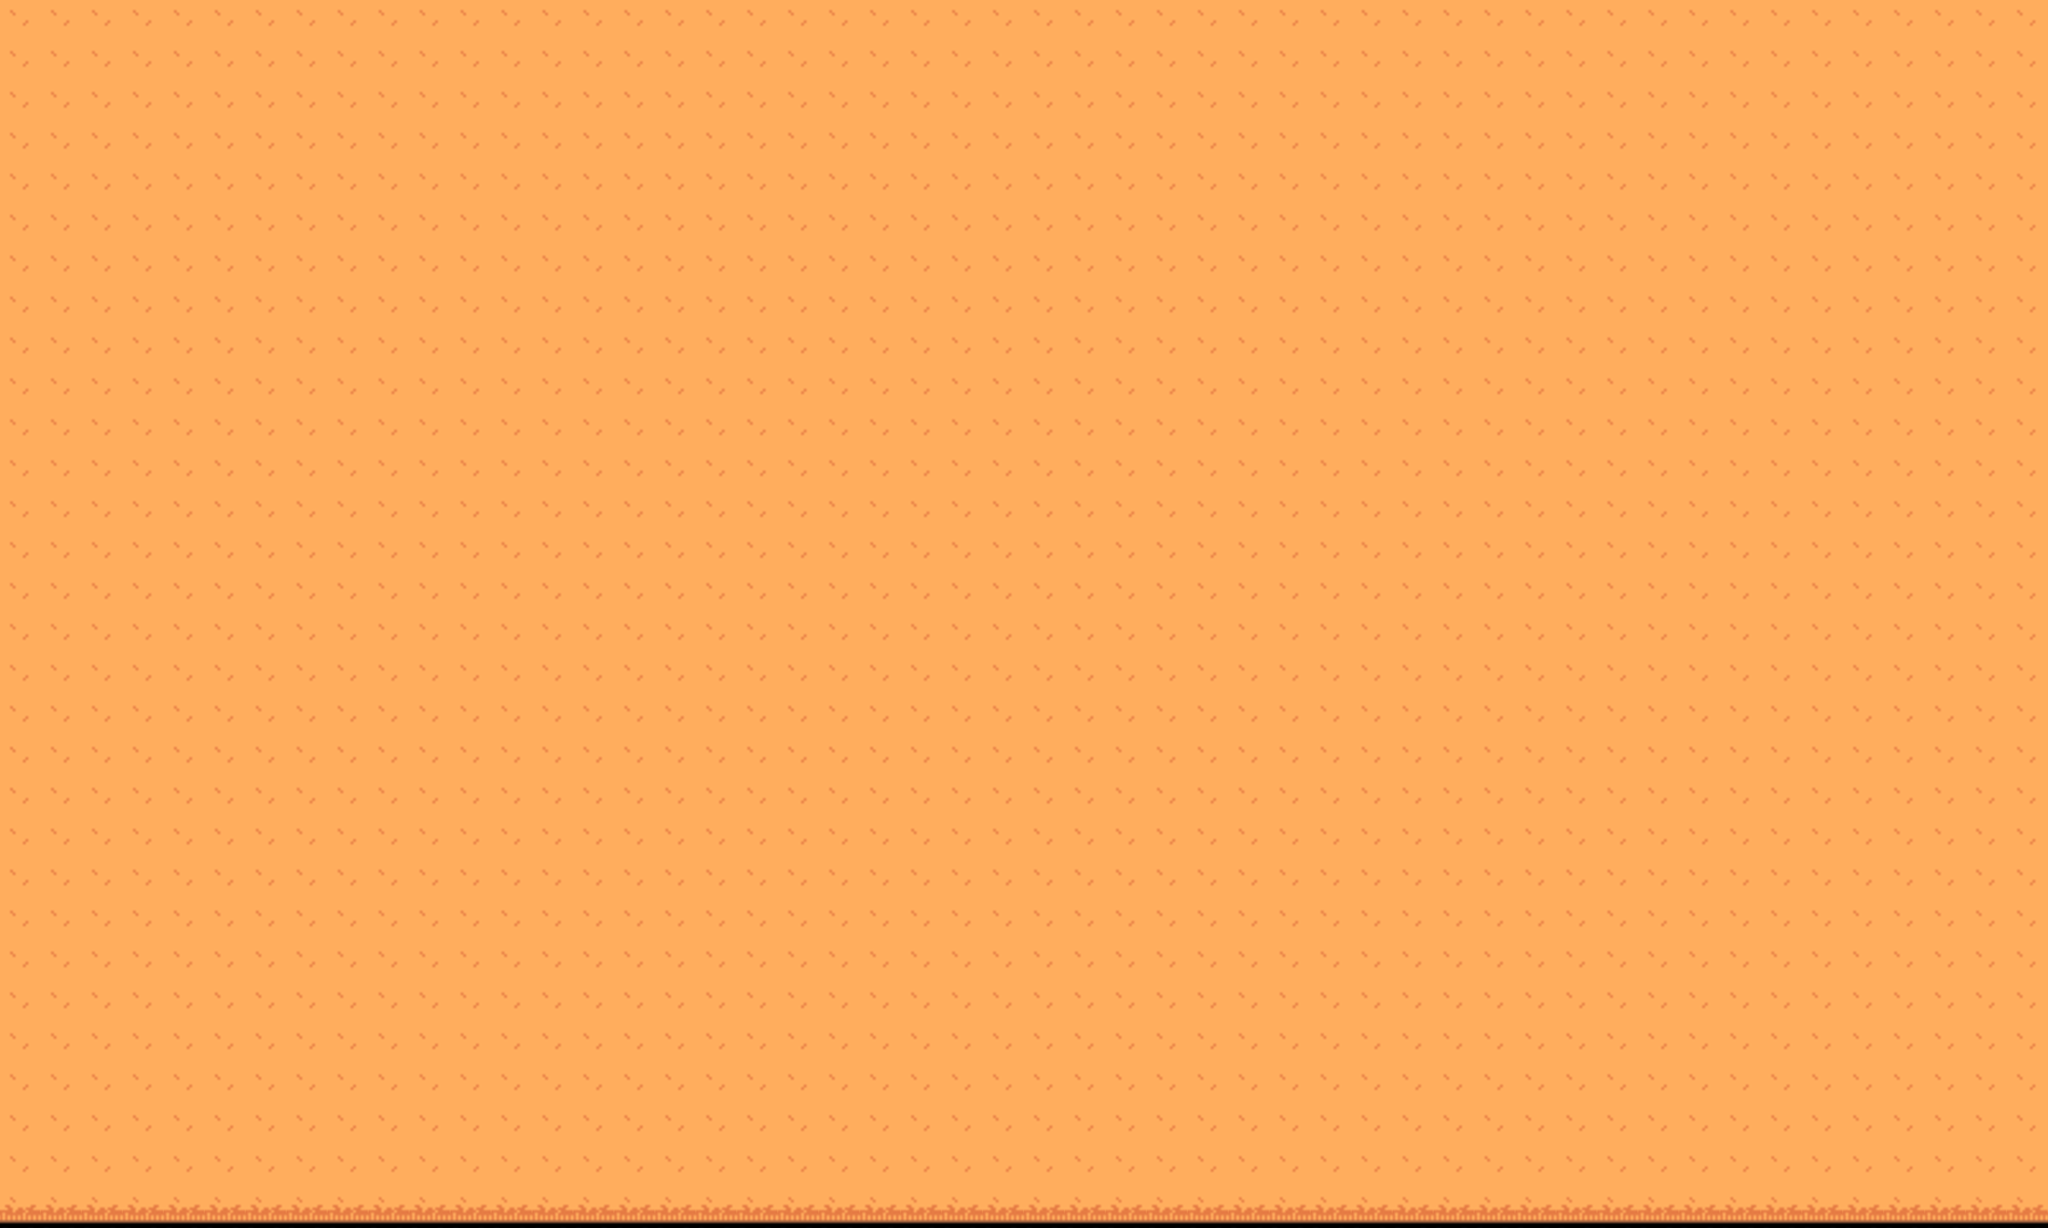

This is a level from a 2D game, rendered from its Tiled map with the project's own tilesets. A one-line summary and the complete map file follow:
An orthogonal 50x30 tile map with 64x64 px tiles, 2 tile layers (Ground, Object) and 5 objects (4x wall, player).

<map version="1.10" tiledversion="1.11.0" orientation="orthogonal" renderorder="right-down" width="50" height="30" tilewidth="64" tileheight="64" infinite="0" nextlayerid="4" nextobjectid="15">
 <tileset firstgid="1" source="../img/tileset/TilesetField.tsx" />
 <layer id="1" name="Ground" width="50" height="30">
  <data encoding="csv">
7,7,7,7,7,7,7,7,7,7,7,7,7,7,7,7,7,7,7,7,7,7,7,7,7,7,7,7,7,7,7,7,7,7,7,7,7,7,7,7,7,7,7,7,7,7,7,7,7,7,
7,7,7,7,7,7,7,7,7,7,7,7,7,7,7,7,7,7,7,7,7,7,7,7,7,7,7,7,7,7,7,7,7,7,7,7,7,7,7,7,7,7,7,7,7,7,7,7,7,7,
7,7,7,7,7,7,7,7,7,7,7,7,7,7,7,7,7,7,7,7,7,7,7,7,7,7,7,7,7,7,7,7,7,7,7,7,7,7,7,7,7,7,7,7,7,7,7,7,7,7,
7,7,7,7,7,7,7,7,7,7,7,7,7,7,7,7,7,7,7,7,7,7,7,7,7,7,7,7,7,7,7,7,7,7,7,7,7,7,7,7,7,7,7,7,7,7,7,7,7,7,
7,7,7,7,7,7,7,7,7,7,7,7,7,7,7,7,7,7,7,7,7,7,7,7,7,7,7,7,7,7,7,7,7,7,7,7,7,7,7,7,7,7,7,7,7,7,7,7,7,7,
7,7,7,7,7,7,7,7,7,7,7,7,7,7,7,7,7,7,7,7,7,7,7,7,7,7,7,7,7,7,7,7,7,7,7,7,7,7,7,7,7,7,7,7,7,7,7,7,7,7,
7,7,7,7,7,7,7,7,7,7,7,7,7,7,7,7,7,7,7,7,7,7,7,7,7,7,7,7,7,7,7,7,7,7,7,7,7,7,7,7,7,7,7,7,7,7,7,7,7,7,
7,7,7,7,7,7,7,7,7,7,7,7,7,7,7,7,7,7,7,7,7,7,7,7,7,7,7,7,7,7,7,7,7,7,7,7,7,7,7,7,7,7,7,7,7,7,7,7,7,7,
7,7,7,7,7,7,7,7,7,7,7,7,7,7,7,7,7,7,7,7,7,7,7,7,7,7,7,7,7,7,7,7,7,7,7,7,7,7,7,7,7,7,7,7,7,7,7,7,7,7,
7,7,7,7,7,7,7,7,7,7,7,7,7,7,7,7,7,7,7,7,7,7,7,7,7,7,7,7,7,7,7,7,7,7,7,7,7,7,7,7,7,7,7,7,7,7,7,7,7,7,
7,7,7,7,7,7,7,7,7,7,7,7,7,7,7,7,7,7,7,7,7,7,7,7,7,7,7,7,7,7,7,7,7,7,7,7,7,7,7,7,7,7,7,7,7,7,7,7,7,7,
7,7,7,7,7,7,7,7,7,7,7,7,7,7,7,7,7,7,7,7,7,7,7,7,7,7,7,7,7,7,7,7,7,7,7,7,7,7,7,7,7,7,7,7,7,7,7,7,7,7,
7,7,7,7,7,7,7,7,7,7,7,7,7,7,7,7,7,7,7,7,7,7,7,7,7,7,7,7,7,7,7,7,7,7,7,7,7,7,7,7,7,7,7,7,7,7,7,7,7,7,
7,7,7,7,7,7,7,7,7,7,7,7,7,7,7,7,7,7,7,7,7,7,7,7,7,7,7,7,7,7,7,7,7,7,7,7,7,7,7,7,7,7,7,7,7,7,7,7,7,7,
7,7,7,7,7,7,7,7,7,7,7,7,7,7,7,7,7,7,7,7,7,7,7,7,7,7,7,7,7,7,7,7,7,7,7,7,7,7,7,7,7,7,7,7,7,7,7,7,7,7,
7,7,7,7,7,7,7,7,7,7,7,7,7,7,7,7,7,7,7,7,7,7,7,7,7,7,7,7,7,7,7,7,7,7,7,7,7,7,7,7,7,7,7,7,7,7,7,7,7,7,
7,7,7,7,7,7,7,7,7,7,7,7,7,7,7,7,7,7,7,7,7,7,7,7,7,7,7,7,7,7,7,7,7,7,7,7,7,7,7,7,7,7,7,7,7,7,7,7,7,7,
7,7,7,7,7,7,7,7,7,7,7,7,7,7,7,7,7,7,7,7,7,7,7,7,7,7,7,7,7,7,7,7,7,7,7,7,7,7,7,7,7,7,7,7,7,7,7,7,7,7,
7,7,7,7,7,7,7,7,7,7,7,7,7,7,7,7,7,7,7,7,7,7,7,7,7,7,7,7,7,7,7,7,7,7,7,7,7,7,7,7,7,7,7,7,7,7,7,7,7,7,
7,7,7,7,7,7,7,7,7,7,7,7,7,7,7,7,7,7,7,7,7,7,7,7,7,7,7,7,7,7,7,7,7,7,7,7,7,7,7,7,7,7,7,7,7,7,7,7,7,7,
7,7,7,7,7,7,7,7,7,7,7,7,7,7,7,7,7,7,7,7,7,7,7,7,7,7,7,7,7,7,7,7,7,7,7,7,7,7,7,7,7,7,7,7,7,7,7,7,7,7,
7,7,7,7,7,7,7,7,7,7,7,7,7,7,7,7,7,7,7,7,7,7,7,7,7,7,7,7,7,7,7,7,7,7,7,7,7,7,7,7,7,7,7,7,7,7,7,7,7,7,
7,7,7,7,7,7,7,7,7,7,7,7,7,7,7,7,7,7,7,7,7,7,7,7,7,7,7,7,7,7,7,7,7,7,7,7,7,7,7,7,7,7,7,7,7,7,7,7,7,7,
7,7,7,7,7,7,7,7,7,7,7,7,7,7,7,7,7,7,7,7,7,7,7,7,7,7,7,7,7,7,7,7,7,7,7,7,7,7,7,7,7,7,7,7,7,7,7,7,7,7,
7,7,7,7,7,7,7,7,7,7,7,7,7,7,7,7,7,7,7,7,7,7,7,7,7,7,7,7,7,7,7,7,7,7,7,7,7,7,7,7,7,7,7,7,7,7,7,7,7,7,
7,7,7,7,7,7,7,7,7,7,7,7,7,7,7,7,7,7,7,7,7,7,7,7,7,7,7,7,7,7,7,7,7,7,7,7,7,7,7,7,7,7,7,7,7,7,7,7,7,7,
7,7,7,7,7,7,7,7,7,7,7,7,7,7,7,7,7,7,7,7,7,7,7,7,7,7,7,7,7,7,7,7,7,7,7,7,7,7,7,7,7,7,7,7,7,7,7,7,7,7,
7,7,7,7,7,7,7,7,7,7,7,7,7,7,7,7,7,7,7,7,7,7,7,7,7,7,7,7,7,7,7,7,7,7,7,7,7,7,7,7,7,7,7,7,7,7,7,7,7,7,
7,7,7,7,7,7,7,7,7,7,7,7,7,7,7,7,7,7,7,7,7,7,7,7,7,7,7,7,7,7,7,7,7,7,7,7,7,7,7,7,7,7,7,7,7,7,7,7,7,7,
12,12,12,12,12,12,12,12,12,12,12,12,12,12,12,12,12,12,12,12,12,12,12,12,12,12,12,12,12,12,12,12,12,12,12,12,12,12,12,12,12,12,12,12,12,12,12,12,12,12
</data>
 </layer>
 <layer id="2" name="Object" width="50" height="30">
  <data encoding="csv">
0,0,0,0,0,0,0,0,0,0,0,0,0,0,0,0,0,0,0,0,0,0,0,0,0,0,0,0,0,0,0,0,0,0,0,0,0,0,0,0,0,0,0,0,0,0,0,0,0,0,
0,0,0,0,0,0,0,0,0,0,0,0,0,0,0,0,0,0,0,0,0,0,0,0,0,0,0,0,0,0,0,0,0,0,0,0,0,0,0,0,0,0,0,0,0,0,0,0,0,0,
0,0,0,0,0,0,0,0,0,0,0,0,0,0,0,0,0,0,0,0,0,0,0,0,0,0,0,0,0,0,0,0,0,0,0,0,0,0,0,0,0,0,0,0,0,0,0,0,0,0,
0,0,0,0,0,0,0,0,0,0,0,0,0,0,0,0,0,0,0,0,0,0,0,0,0,0,0,0,0,0,0,0,0,0,0,0,0,0,0,0,0,0,0,0,0,0,0,0,0,0,
0,0,0,0,0,0,0,0,0,0,0,0,0,0,0,0,0,0,0,0,0,0,0,0,0,0,0,0,0,0,0,0,0,0,0,0,0,0,0,0,0,0,0,0,0,0,0,0,0,0,
0,0,0,0,0,0,0,0,0,0,0,0,0,0,0,0,0,0,0,0,0,0,0,0,0,0,0,0,0,0,0,0,0,0,0,0,0,0,0,0,0,0,0,0,0,0,0,0,0,0,
0,0,0,0,0,0,0,0,0,0,0,0,0,0,0,0,0,0,0,0,0,0,0,0,0,0,0,0,0,0,0,0,0,0,0,0,0,0,0,0,0,0,0,0,0,0,0,0,0,0,
0,0,0,0,0,0,0,0,0,0,0,0,0,0,0,0,0,0,0,0,0,0,0,0,0,0,0,0,0,0,0,0,0,0,0,0,0,0,0,0,0,0,0,0,0,0,0,0,0,0,
0,0,0,0,0,0,0,0,0,0,0,0,0,0,0,0,0,0,0,0,0,0,0,0,0,0,0,0,0,0,0,0,0,0,0,0,0,0,0,0,0,0,0,0,0,0,0,0,0,0,
0,0,0,0,0,0,0,0,0,0,0,0,0,0,0,0,0,0,0,0,0,0,0,0,0,0,0,0,0,0,0,0,0,0,0,0,0,0,0,0,0,0,0,0,0,0,0,0,0,0,
0,0,0,0,0,0,0,0,0,0,0,0,0,0,0,0,0,0,0,0,0,0,0,0,0,0,0,0,0,0,0,0,0,0,0,0,0,0,0,0,0,0,0,0,0,0,0,0,0,0,
0,0,0,0,0,0,0,0,0,0,0,0,0,0,0,0,0,0,0,0,0,0,0,0,0,0,0,0,0,0,0,0,0,0,0,0,0,0,0,0,0,0,0,0,0,0,0,0,0,0,
0,0,0,0,0,0,0,0,0,0,0,0,0,0,0,0,0,0,0,0,0,0,0,0,0,0,0,0,0,0,0,0,0,0,0,0,0,0,0,0,0,0,0,0,0,0,0,0,0,0,
0,0,0,0,0,0,0,0,0,0,0,0,0,0,0,0,0,0,0,0,0,0,0,0,0,0,0,0,0,0,0,0,0,0,0,0,0,0,0,0,0,0,0,0,0,0,0,0,0,0,
0,0,0,0,0,0,0,0,0,0,0,0,0,0,0,0,0,0,0,0,0,0,0,0,0,0,0,0,0,0,0,0,0,0,0,0,0,0,0,0,0,0,0,0,0,0,0,0,0,0,
0,0,0,0,0,0,0,0,0,0,0,0,0,0,0,0,0,0,0,0,0,0,0,0,0,0,0,0,0,0,0,0,0,0,0,0,0,0,0,0,0,0,0,0,0,0,0,0,0,0,
0,0,0,0,0,0,0,0,0,0,0,0,0,0,0,0,0,0,0,0,0,0,0,0,0,0,0,0,0,0,0,0,0,0,0,0,0,0,0,0,0,0,0,0,0,0,0,0,0,0,
0,0,0,0,0,0,0,0,0,0,0,0,0,0,0,0,0,0,0,0,0,0,0,0,0,0,0,0,0,0,0,0,0,0,0,0,0,0,0,0,0,0,0,0,0,0,0,0,0,0,
0,0,0,0,0,0,0,0,0,0,0,0,0,0,0,0,0,0,0,0,0,0,0,0,0,0,0,0,0,0,0,0,0,0,0,0,0,0,0,0,0,0,0,0,0,0,0,0,0,0,
0,0,0,0,0,0,0,0,0,0,0,0,0,0,0,0,0,0,0,0,0,0,0,0,0,0,0,0,0,0,0,0,0,0,0,0,0,0,0,0,0,0,0,0,0,0,0,0,0,0,
0,0,0,0,0,0,0,0,0,0,0,0,0,0,0,0,0,0,0,0,0,0,0,0,0,0,0,0,0,0,0,0,0,0,0,0,0,0,0,0,0,0,0,0,0,0,0,0,0,0,
0,0,0,0,0,0,0,0,0,0,0,0,0,0,0,0,0,0,0,0,0,0,0,0,0,0,0,0,0,0,0,0,0,0,0,0,0,0,0,0,0,0,0,0,0,0,0,0,0,0,
0,0,0,0,0,0,0,0,0,0,0,0,0,0,0,0,0,0,0,0,0,0,0,0,0,0,0,0,0,0,0,0,0,0,0,0,0,0,0,0,0,0,0,0,0,0,0,0,0,0,
0,0,0,0,0,0,0,0,0,0,0,0,0,0,0,0,0,0,0,0,0,0,0,0,0,0,0,0,0,0,0,0,0,0,0,0,0,0,0,0,0,0,0,0,0,0,0,0,0,0,
0,0,0,0,0,0,0,0,0,0,0,0,0,0,0,0,0,0,0,0,0,0,0,0,0,0,0,0,0,0,0,0,0,0,0,0,0,0,0,0,0,0,0,0,0,0,0,0,0,0,
0,0,0,0,0,0,0,0,0,0,0,0,0,0,0,0,0,0,0,0,0,0,0,0,0,0,0,0,0,0,0,0,0,0,0,0,0,0,0,0,0,0,0,0,0,0,0,0,0,0,
0,0,0,0,0,0,0,0,0,0,0,0,0,0,0,0,0,0,0,0,0,0,0,0,0,0,0,0,0,0,0,0,0,0,0,0,0,0,0,0,0,0,0,0,0,0,0,0,0,0,
0,0,0,0,0,0,0,0,0,0,0,0,0,0,0,0,0,0,0,0,0,0,0,0,0,0,0,0,0,0,0,0,0,0,0,0,0,0,0,0,0,0,0,0,0,0,0,0,0,0,
0,0,0,0,0,0,0,0,0,0,0,0,0,0,0,0,0,0,0,0,0,0,0,0,0,0,0,0,0,0,0,0,0,0,0,0,0,0,0,0,0,0,0,0,0,0,0,0,0,0,
0,0,0,0,0,0,0,0,0,0,0,0,0,0,0,0,0,0,0,0,0,0,0,0,0,0,0,0,0,0,0,0,0,0,0,0,0,0,0,0,0,0,0,0,0,0,0,0,0,0
</data>
 </layer>
 <objectgroup id="3" name="Obstacles">
  <object id="8" name="wall" x="0" y="80" width="64" height="1760" />
  <object id="9" name="wall" x="80" y="1856" width="3040" height="64" />
  <object id="10" name="wall" x="3136" y="80" width="64" height="1760" />
  <object id="11" name="wall" x="80" y="0" width="3040" height="64" />
  <object id="14" name="player" x="144" y="144" width="32" height="32" />
 </objectgroup>
</map>
